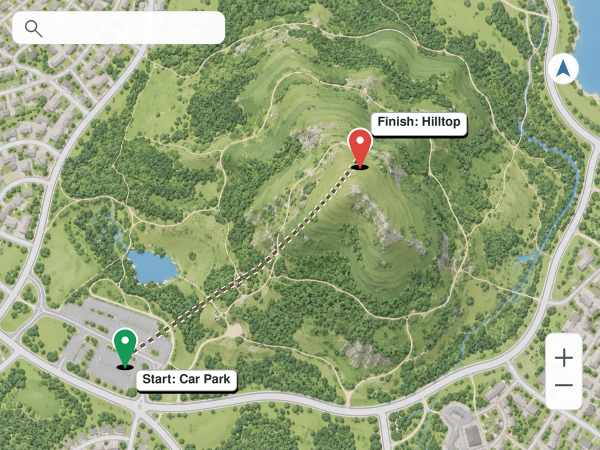
#> input picture assets-source/generated/maps/hill-trail.png, 1200 x 900 px (shown at 1/2 size); its folder holds only this picture in this run
$ python makeMaps.py
#> lines starting #> are read from the running program, lines starting #| are printed output that depends on the picture; after the words box and inside, x2 and y2 are one past the last pixel; in counts of white or black regions, pixels touching at a corner belong together
"""Clean up the generated map images and redraw their pins, labels and routes.

For each map this:
  1. removes the generator's own pins, labels and routes (texture-aware inpainting),
  2. crops off the fake search bar, compass and zoom buttons,
  3. draws new pins, routes and labels at hand-checked positions, with Arial text.

Inputs : assets-source/generated/maps/<name>.png   (the original 1200x900 generated maps)
Outputs: src/assets/photos/map-<name>.webp         (1080x810, picked up by src/social/photos.js)

Run:   pip install opencv-contrib-python-headless pillow scikit-image
       python3 scripts/makeMaps.py

Font: uses Arial Bold if found (put "Arial Bold.ttf" in assets-source/fonts/, or it is
read from the macOS system fonts); otherwise Liberation Sans Bold, which is designed
to be metric-identical to Arial.
"""
import os
import numpy as np
import cv2
from PIL import Image, ImageDraw, ImageFilter, ImageFont
from skimage.graph import route_through_array

ROOT = os.path.join(os.path.dirname(__file__), "..")
SRC = os.path.join(ROOT, "assets-source", "generated", "maps")
OUT = os.path.join(ROOT, "src", "assets", "photos")
CROP = (0, 90, 1080, 900)  # x0, y0, x1, y1 — removes search bar (top-left), compass + zoom (right)
SS = 3  # supersampling for smooth pins and text
FONT_SIZE = 36  # px in the 1080-wide image ≈ 13 px when the map is shown 390 px wide on a phone
PIN_R = 26

GREEN, RED, BLUE = (30, 142, 62), (217, 48, 37), (26, 115, 232)

FONT_CANDIDATES = [
    os.path.join(ROOT, "assets-source", "fonts", "Arial Bold.ttf"),
    os.path.join(ROOT, "assets-source", "fonts", "Arial-Bold.ttf"),
    "/System/Library/Fonts/Supplemental/Arial Bold.ttf",
    "/Library/Fonts/Arial Bold.ttf",
    "C:/Windows/Fonts/arialbd.ttf",
    "/usr/share/fonts/truetype/msttcorefonts/Arial_Bold.ttf",
    "/usr/share/fonts/truetype/liberation/LiberationSans-Bold.ttf",
    "/usr/share/fonts/liberation-sans/LiberationSans-Bold.ttf",
]
FONT_PATH = next(p for p in FONT_CANDIDATES if os.path.exists(p))

# Positions are in the cropped 1080x810 image. `at` = the pin's tip (checked by eye against the map).
# Label placement: `side` relative to the pin, or `cover` = (x0, y0, x1, y1) + `align` — the label is
# drawn over that rectangle (where the generator's label was, so no inpainting smudge shows), at least
# as big as it, anchored on its left or right edge. Labels may contain "\n" for two lines.
# `route`: waypoints the walking route must pass through; it follows paths between them.
# `twin`: another render of the same base map, used to restore the pixels under old pins/labels.
MAPS = {
    "hill-trail": {
        "pins": [
            {"at": (252, 646), "color": GREEN, "label": "Start: Car Park", "cover": (273, 651, 472, 690), "align": "left"},
            {"at": (676, 214), "color": RED, "label": "Finish: Hilltop", "cover": (743, 136, 932, 180), "align": "left"},
        ],
        "route": {"via": [(252, 646), (318, 626), (372, 598), (465, 572), (676, 214)], "max_y": 660, "straight": 3},
    },
    "riverside-walk": {
        "pins": [
            {"at": (386, 207), "color": GREEN, "label": "Start: Boat House", "cover": (103, 106, 338, 150), "align": "right"},
            {"at": (1021, 208), "color": RED, "label": "Finish: Stone Bridge", "cover": (770, 286, 1037, 330), "align": "right"},
        ],
        "route": {"via": [(386, 207), (1021, 208)], "min_y": 175, "max_y": 245},
    },
    "river-cafe": {
        "pins": [{"at": (788, 214), "color": RED, "label": "River Café\n18 River Road", "cover": (813, 106, 1072, 150), "align": "right"}],
    },
    "river-park": {
        "pins": [{"at": (631, 290), "color": RED, "label": "River Park", "side": "above"}],
    },
    "museum-front-entrance": {
        "pins": [{"at": (600, 236), "color": RED, "label": "Front entrance, Main Street", "side": "above-right"}],
        "twin": "museum-south-pickup",
    },
    "museum-south-pickup": {
        "pins": [{"at": (806, 523), "color": RED, "label": "South pickup bay, South Lane", "side": "below-left"}],
        "twin": "museum-front-entrance",
    },
}


# ---------------------------------------------------------------- cleaning
def _components(mask, min_area):
    n, _, st, _ = cv2.connectedComponentsWithStats(mask.astype(np.uint8))
    return [tuple(int(v) for v in s[:4]) for s in st[1:] if s[4] > min_area]


def clean(name, im, twin=None):
    """Mask the generator's labels, pins and dashed routes, then remove them.

    With a `twin` (same base map, different annotations) the masked pixels are copied
    from the twin, which is exact. Otherwise they are inpainted."""
    H, W = im.shape[:2]
    hsv = cv2.cvtColor(im, cv2.COLOR_BGR2HSV)
    mask = np.zeros((H, W), np.uint8)
    for x, y, w, h in _components((im > 238).all(2), 3000):  # white label boxes (+ shadow)
        if (x < 460 and y < 100) or x > 1080:
            continue  # search bar / zoom buttons: cropped off instead
        cv2.rectangle(mask, (x - 5, y - 5), (x + w + 12, y + h + 12), 255, -1)
    red = ((hsv[..., 0] < 8) | (hsv[..., 0] > 172)) & (hsv[..., 1] > 150) & (hsv[..., 2] > 150)
    green = (hsv[..., 0] > 60) & (hsv[..., 0] < 85) & (hsv[..., 1] > 170) & (hsv[..., 2] > 110)
    for m in (red, green):  # pin heads (+ outline + ground shadow)
        for x, y, w, h in _components(m, 600):
            if w <= 70 and h <= 110:
                cv2.rectangle(mask, (x - 8, y - 8), (x + w + 8, y + h + 16), 255, -1)
    if name == "hill-trail":  # brown/white dashes on a straight line from (270,701) to (716,345)
        corridor = np.zeros((H, W), np.uint8)
        cv2.line(corridor, (262, 708), (716, 345), 255, 50)
        brown = ((hsv[..., 0] <= 20) | (hsv[..., 0] >= 170)) & (hsv[..., 1] > 70) & (hsv[..., 2] > 40) & (hsv[..., 2] < 150)
        dash = brown | (im > 205).all(2)
        mask |= cv2.dilate(((corridor > 0) & dash).astype(np.uint8) * 255, np.ones((7, 7)))
    if name == "riverside-walk":  # white dashes with dark-green edges along the north bank
        band = np.zeros((H, W), bool)
        band[285:345, 95:1075] = True
        dg = (im[..., 1].astype(int) - im[..., 2] > 25) & (im[..., 1] < 130) & (im[..., 0] < 110)
        near = cv2.dilate(dg.astype(np.uint8), np.ones((7, 7))) > 0
        mask |= cv2.dilate((band & (dg | ((im > 215).all(2) & near))).astype(np.uint8) * 255, np.ones((9, 9)))
    if twin is not None:
        out = im.copy()
        out[mask > 0] = twin[mask > 0]
    else:
        out = np.zeros_like(im)
        cv2.xphoto.inpaint(im, 255 - mask, out, cv2.xphoto.INPAINT_FSR_FAST)
    x0, y0, x1, y1 = CROP
    return out[y0:y1, x0:x1]


# ---------------------------------------------------------------- routes
def walkway_cost(rgb):
    """Low cost on pale, unsaturated pixels (footpaths, paving); high on grass, trees, water, roofs."""
    hsv = cv2.cvtColor(rgb, cv2.COLOR_RGB2HSV).astype(float)
    pale = (hsv[..., 2] > 150) & (hsv[..., 1] < 70)
    cost = np.where(pale, 1.0, 25.0)
    return cv2.GaussianBlur(cost, (5, 5), 0)


def find_route(rgb, via, min_y=0, max_y=None, straight=0):
    """Route through `via`, following footpaths. The first `straight` points are joined directly
    (e.g. across a car park, where there is no path to follow)."""
    head = []
    if straight > 1:
        for a, b in zip(via[:straight - 1], via[1:straight]):
            n = max(2, int(np.hypot(b[0] - a[0], b[1] - a[1]) // 3))
            head += [(a[0] + (b[0] - a[0]) * t, a[1] + (b[1] - a[1]) * t) for t in np.linspace(0, 1, n, endpoint=False)]
        via = via[straight - 1:]
    cost = walkway_cost(rgb)
    cost[:min_y] = 1e6  # keep the route inside a horizontal band (e.g. one river bank)
    if max_y is not None:
        cost[max_y:] = 1e6
    path = []
    for a, b in zip(via, via[1:]):
        seg, _ = route_through_array(cost, (a[1], a[0]), (b[1], b[0]), fully_connected=True, geometric=True)
        path += seg if not path else seg[1:]
    pts = np.array([(c, r) for r, c in path], float)
    # smooth out pixel stair-steps
    k = 14
    if len(pts) > 2 * k:
        sm = np.copy(pts)
        for i in range(k, len(pts) - k):
            sm[i] = pts[i - k:i + k + 1].mean(0)
        pts = sm
    tail = [tuple(p) for p in pts[::3]] + [tuple(pts[-1])]
    pts = np.array(head + tail, float)
    if head:  # blend the corner between the straight part and the path
        sm = np.copy(pts)
        for i in range(4, len(pts) - 4):
            sm[i] = pts[i - 4:i + 5].mean(0)
        pts = sm
    return [tuple(p) for p in pts]


# ---------------------------------------------------------------- drawing
def draw_route(layer, pts):
    d = ImageDraw.Draw(layer)
    s = [(x * SS, y * SS) for x, y in pts]
    d.line(s, fill=(255, 255, 255, 255), width=13 * SS, joint="curve")
    d.line(s, fill=BLUE + (255,), width=7 * SS, joint="curve")


def draw_pin(layer, shadow, tip, color):
    x, y = tip[0] * SS, tip[1] * SS
    r = PIN_R * SS
    cy = y - PIN_R * 2.45 * SS  # head centre
    sd = ImageDraw.Draw(shadow)
    sd.ellipse([x - 16 * SS, y - 6 * SS, x + 16 * SS, y + 6 * SS], fill=(0, 0, 0, 120))
    d = ImageDraw.Draw(layer)

    def shape(rad, fill):
        # teardrop: circle + triangle tangent to it, meeting at the tip
        d.ellipse([x - rad, cy - rad, x + rad, cy + rad], fill=fill)
        d.polygon([(x - rad * 0.86, cy + rad * 0.5), (x + rad * 0.86, cy + rad * 0.5), (x, y - (r - rad) * 1.6)], fill=fill)

    shape(r + 4 * SS, (255, 255, 255, 255))
    shape(r, color + (255,))
    d.ellipse([x - 9 * SS, cy - 9 * SS, x + 9 * SS, cy + 9 * SS], fill=(255, 255, 255, 255))


def draw_label(layer, shadow, tip, text, side, font, size, cover=None, align="left"):
    pad_x, pad_y, line_gap = 16 * SS, 11 * SS, 6 * SS
    d = ImageDraw.Draw(layer)
    lines = text.split("\n")
    widths = [d.textbbox((0, 0), ln, font=font)[2] for ln in lines]
    asc, desc = font.getmetrics()
    line_h = asc + desc
    w = max(widths) + 2 * pad_x
    h = len(lines) * line_h + (len(lines) - 1) * line_gap + 2 * pad_y
    x, y = tip[0] * SS, tip[1] * SS
    head_top = y - PIN_R * 3.5 * SS
    head_mid = y - PIN_R * 2.45 * SS
    gap = 10 * SS
    if cover is not None:  # sit over the old label, at least as big as it
        x0, y0, x1, y1 = (v * SS for v in cover)
        w, h = max(w, x1 - x0 + 6 * SS), max(h, y1 - y0 + 6 * SS)
        bx = x0 - 3 * SS if align == "left" else x1 + 3 * SS - w
        by = y0 - 3 * SS
    else:
        bx, by = {
            "above": (x - w / 2, head_top - gap - h),
            "above-right": (x + 8 * SS, head_top - gap - h),
            "below": (x - w / 2, y + gap + 6 * SS),
            "below-left": (x - w - 8 * SS, y + gap + 6 * SS),
            "right": (x + PIN_R * 1.6 * SS, head_mid - h / 2),
            "left": (x - PIN_R * 1.6 * SS - w, head_mid - h / 2),
        }[side]
    W, H = layer.size
    bx = min(max(bx, 8 * SS), W - w - 8 * SS)
    by = min(max(by, 8 * SS), H - h - 8 * SS)
    ImageDraw.Draw(shadow).rounded_rectangle([bx, by + 3 * SS, bx + w, by + h + 4 * SS], 12 * SS, fill=(0, 0, 0, 100))
    d.rounded_rectangle([bx, by, bx + w, by + h], 12 * SS, fill=(255, 255, 255, 250))
    ty = by + pad_y
    for ln, lw in zip(lines, widths):
        tx = bx + (w - lw) / 2 if len(lines) > 1 else bx + pad_x
        d.text((tx, ty), ln, font=font, fill=(28, 30, 33, 255))
        ty += line_h + line_gap


def render(name, spec):
#> called with name = 'hill-trail'
    src = cv2.imread(os.path.join(SRC, f"{name}.png"))
#> src is the input picture: shape (900, 1200, 3); mean B, G, R 124.1, 163.2, 148.6
    twin = cv2.imread(os.path.join(SRC, f"{spec['twin']}.png")) if spec.get("twin") else None
    base = cv2.cvtColor(clean(name, src, twin), cv2.COLOR_BGR2RGB)
#> in _components, `n, _, st, _ = cv2.connectedComponentsWithStats(mask.astype(np.uint8))`: n = 104
#> the loop in clean, `for x, y, w, h in _components((im > 238).all(2), 3000):` made 4 passes
#> (x, y, w, h) on passes 1 to 4: (25, 23, 425, 65), (743, 226, 189, 44), (1092, 667, 71, 151), (273, 741, 199, 39)
#> after the loop in clean, `for x, y, w, h in _components((im > 238).all(2), 3000):`:
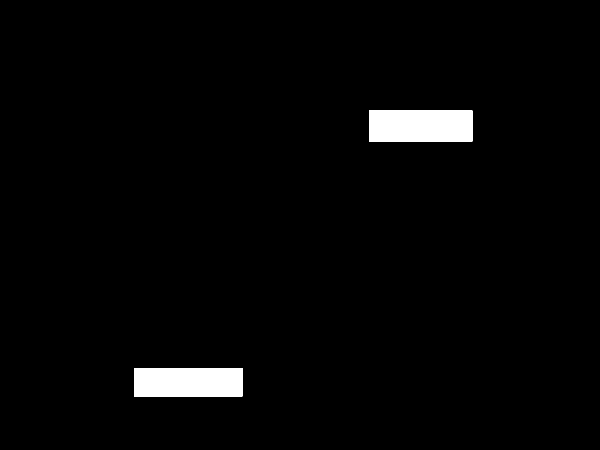
#> mask: shape (900, 1200) (shown at 1/2 size); 2.3% white; 2 white regions, box (x1, y1, x2, y2) and area: (738, 221, 945, 283) 12834, (268, 736, 485, 793) 12369
#> in clean, `green = (hsv[..., 0] > 60) & (hsv[..., 0] < 85) & (hsv[..., 1] > 170) ..`:
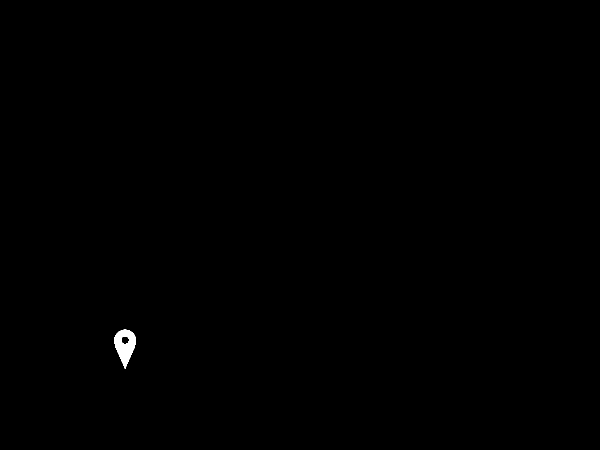
#> green: shape (900, 1200) bool (shown at 1/2 size); 0.18% white; 1 white region, box (x1, y1, x2, y2) and area: (228, 659, 272, 738) 1974
#> the loop in clean, `for m in (red, green):` made 2 passes
#> after the loop in clean, `for m in (red, green):`:
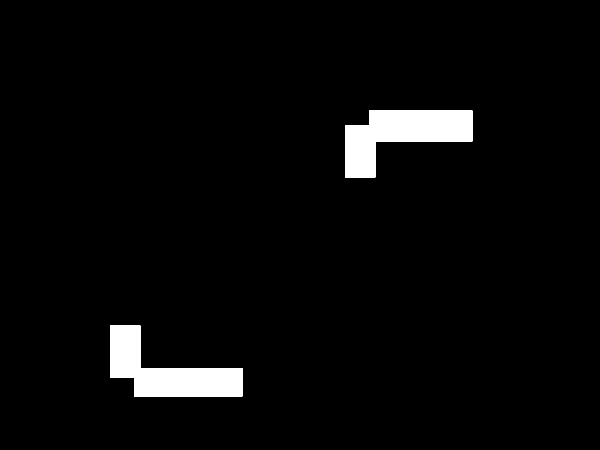
#> mask: shape (900, 1200) (shown at 1/2 size); 3.4% white; 2 white regions, box (x1, y1, x2, y2) and area: (690, 221, 945, 355) 18762, (220, 651, 485, 793) 18466
    H, W = base.shape[:2]
    size = FONT_SIZE
    font = ImageFont.truetype(FONT_PATH, size * SS)
    big = (W * SS, H * SS)
    shadow = Image.new("RGBA", big, (0, 0, 0, 0))
#> shadow: PIL image 3240x2430 RGBA; every value is 0
    over = Image.new("RGBA", big, (0, 0, 0, 0))
    pins = spec["pins"]
    if spec.get("route"):
        r = spec["route"]
        draw_route(over, find_route(base, r["via"], r.get("min_y", 0), r.get("max_y"), r.get("straight", 0)))
#> in walkway_cost, `hsv = cv2.cvtColor(rgb, cv2.COLOR_RGB2HSV).astype(float)`:
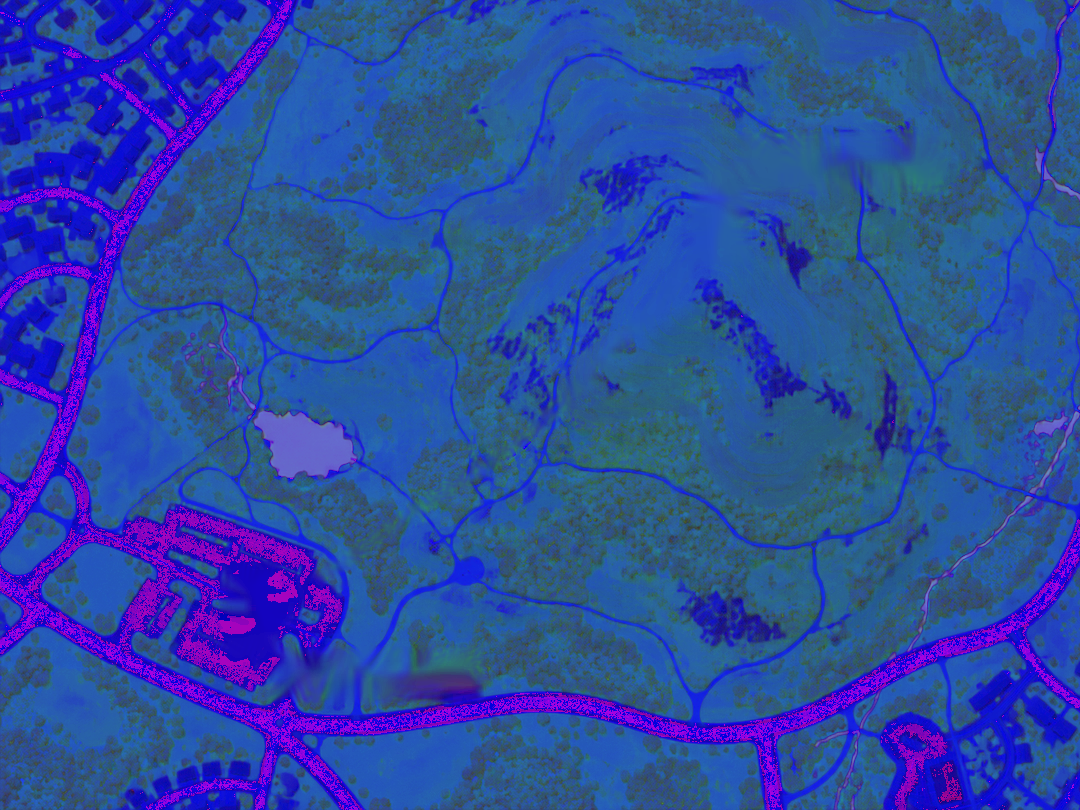
#> hsv: shape (810, 1080, 3) float64; mean R, G, B 44.5, 75.1, 158.8
#> in find_route, `cost[max_y:] = 1e6`:
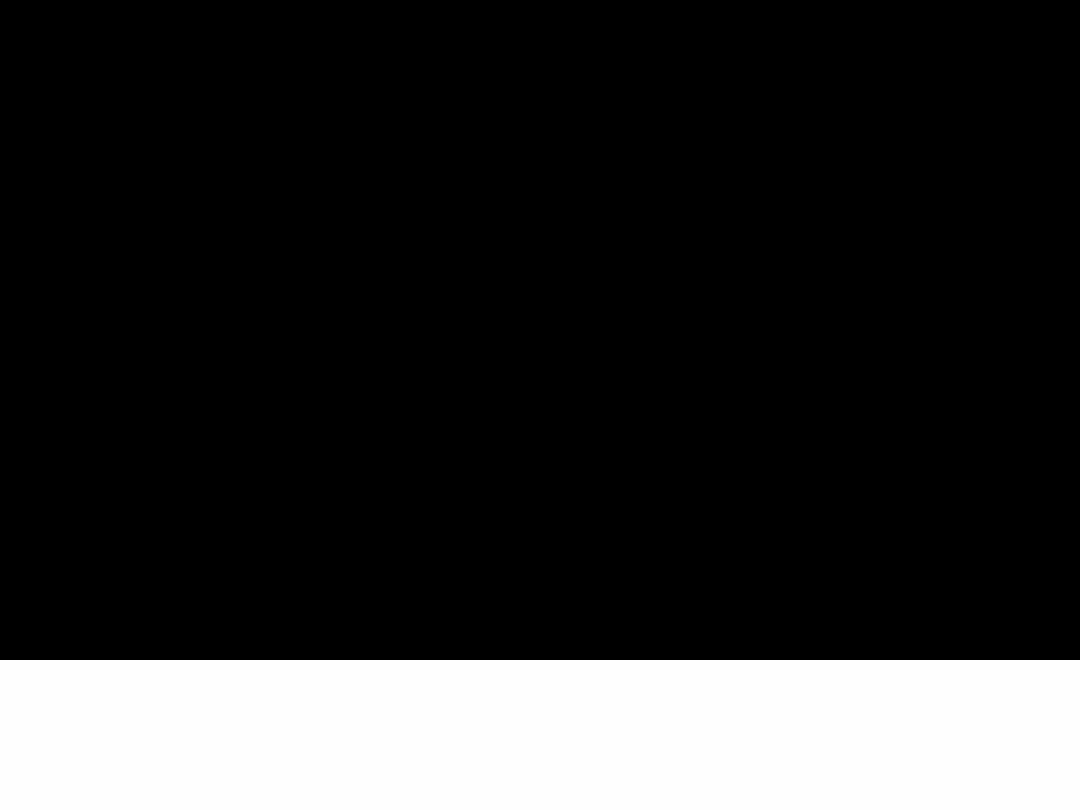
#> cost: shape (810, 1080) float64; min 1, max 1000000, mean 185202; drawn with min black and max white
#> after the loop in find_route, `for a, b in zip(via, via[1:]):`: path = 513 pairs, first value 209 to 610, second value 372 to 677
#> in find_route, `pts = np.array([(c, r) for r, c in path], float)`: pts = 513 pairs, first value 372 to 677, second value 209 to 610
#> in find_route, `sm = np.copy(pts)`: sm has the same summary as pts
#> after the loop in find_route, `for i in range(k, len(pts) - k):`: sm = 513 pairs, first value 372 to 677, second value 209 to 603.8
#> in find_route, `pts = sm`: pts has the same summary as sm
#> in find_route, `tail = [tuple(p) for p in pts[::3]] + [tuple(pts[-1])]`: tail = 172 pairs, first value 372 to 677, second value 209 to 603.8
#> in find_route, `pts = np.array(head + tail, float)`: pts = 214 pairs, first value 252 to 677, second value 209 to 646
#> in find_route, `sm = np.copy(pts)`: sm has the same summary as pts
#> in draw_route, `s = [(x * SS, y * SS) for x, y in pts]`: s = 214 pairs, first value 756 to 2031, second value 627 to 1938
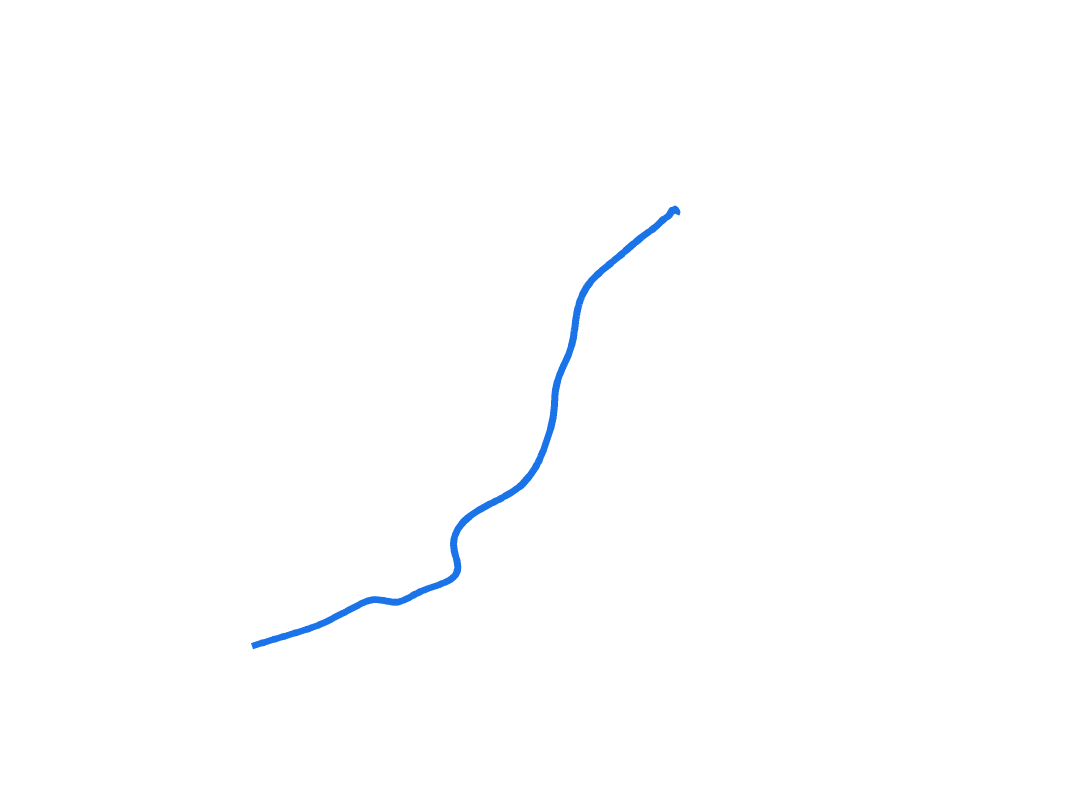
#> over: PIL image 3240x2430 RGBA (shown at 1/3 size); mean R, G, B, A 1.3, 1.8, 2.4, 2.6; transparent parts drawn white
    for p in pins:
        draw_pin(over, shadow, p["at"], p["color"])
    for p in pins:
        draw_label(over, shadow, p["at"], p["label"], p.get("side"), font, size, p.get("cover"), p.get("align", "left"))
#> this loop made 2 passes
#> (widths in draw_label, w in draw_label, h in draw_label, bx in draw_label, by in draw_label) on passes 1 to 2: ([757], 853, 187, 810, 1944), ([720], 816, 187, 2220, 399)
    shadow = shadow.filter(ImageFilter.GaussianBlur(3 * SS))
    img = Image.fromarray(base).convert("RGBA").resize(big, Image.BICUBIC)
    img = Image.alpha_composite(Image.alpha_composite(img, shadow), over)
    img = img.resize((W, H), Image.LANCZOS).convert("RGB")
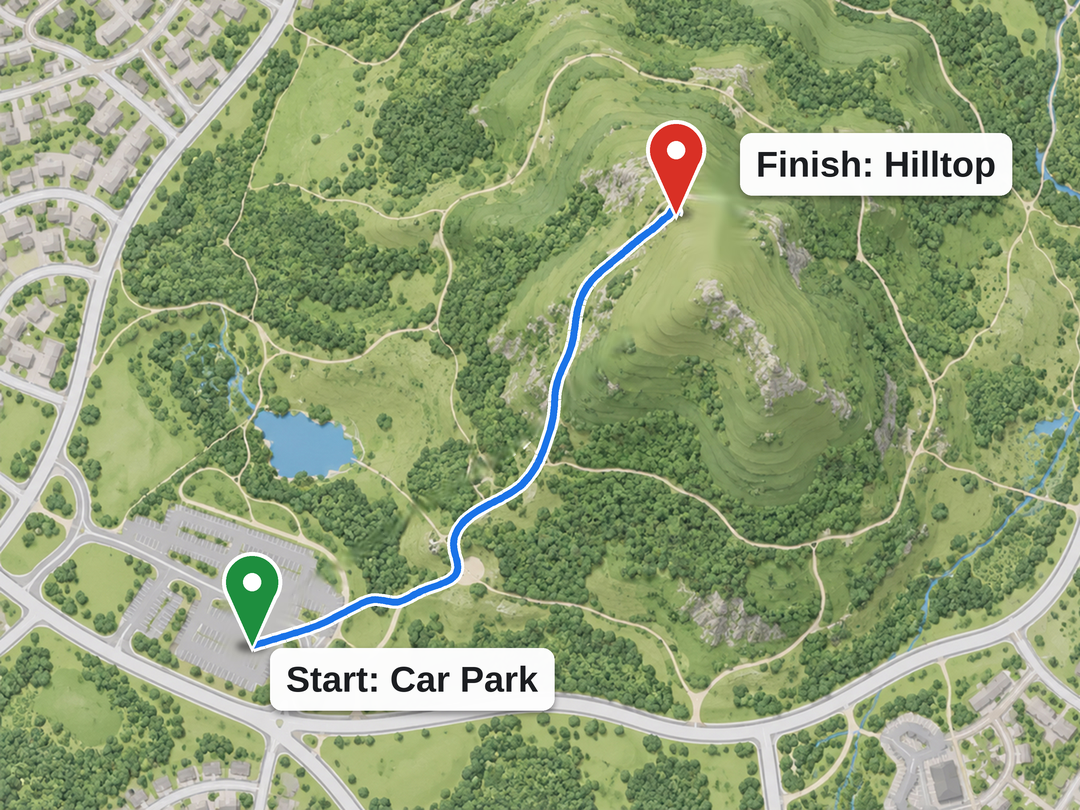
#> img: PIL image 1080x810 RGB; mean R, G, B 145, 160.2, 120
    out = os.path.join(OUT, f"map-{name}.webp")
    img.save(out, "WEBP", quality=88)
    print(f"{out}  ({os.path.getsize(out) // 1024} KB)")


if __name__ == "__main__":
    print("Font:", FONT_PATH)
    for name, spec in MAPS.items():
#> (the run stopped early here; a loop or call above may not have finished)
